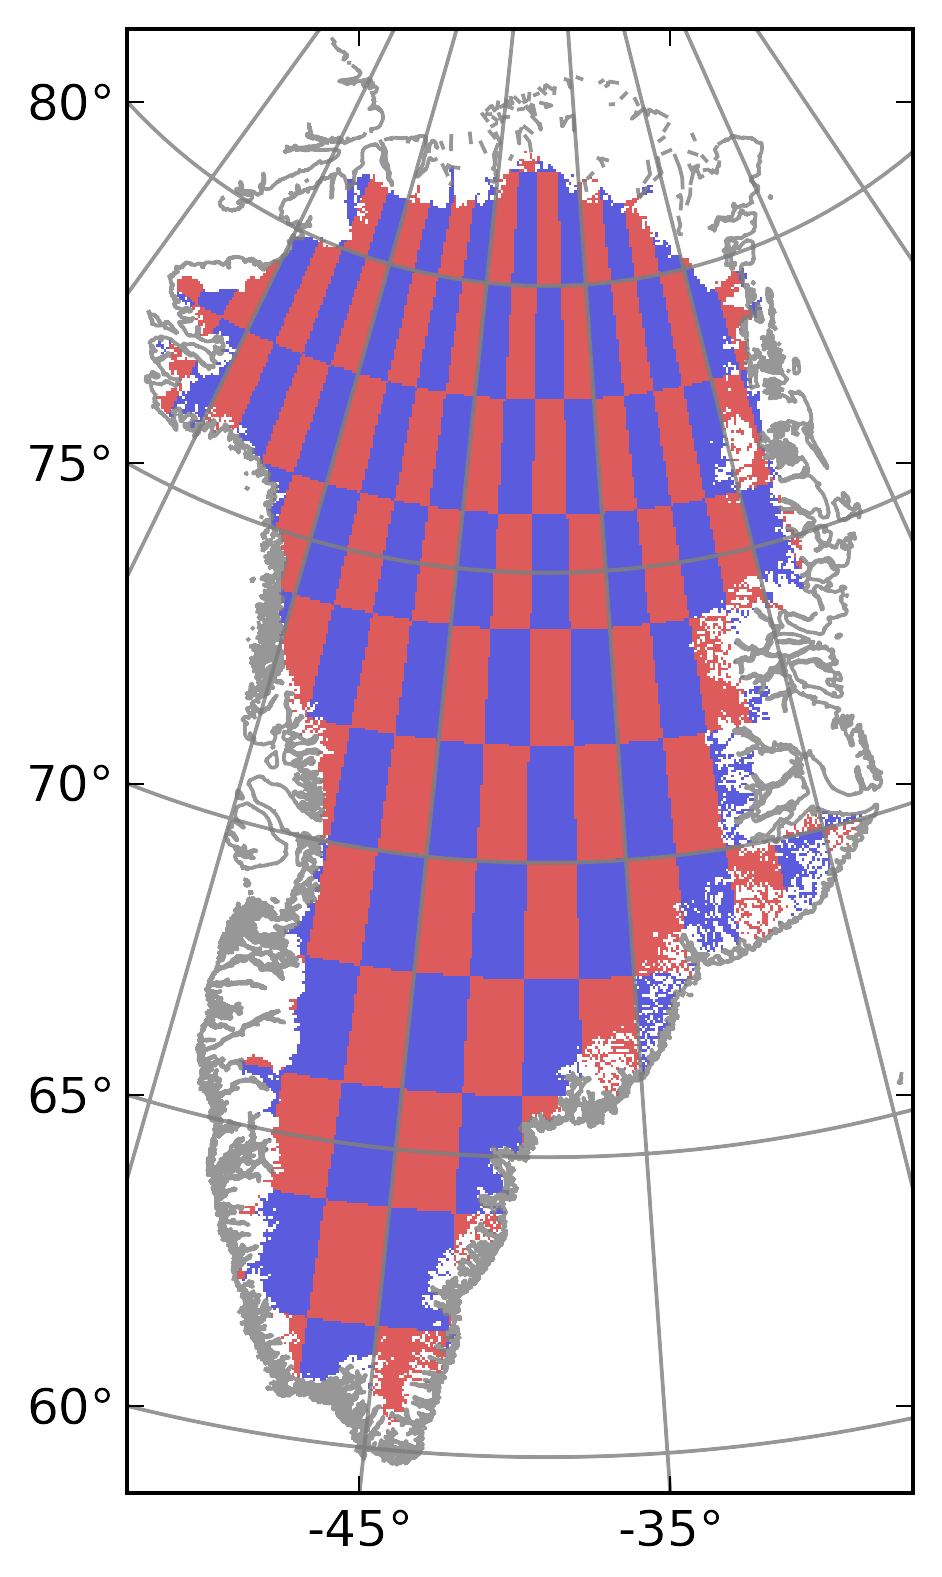

The Python source for this figure:
# Set up a sample function on the ice grid, upgrids to the GCM grid,
# and then plot it (rasterized) on the GCM grid

import matplotlib
import matplotlib.pyplot as plt
import numpy as np
import snowdrift
import netCDF4
import sys
import pyproj
import time
import os
import giss.io.noaa
import giss.maputil
import giss.plotutil
import figure

matplotlib.use('Agg')

# ------------------------------------------------------------------
# See: http://stackoverflow.com/questions/2216273/irregular-matplotlib-date-x-axis-labels

# Image plot
#Acceptable values are None, 'none', 'nearest', 'bilinear', 'bicubic', 'spline16', 'spline36', 'hanning', 'hamming', 'hermite', 'kaiser', 'quadric', 'catrom', 'gaussian', 'bessel', 'mitchell', 'sinc', 'lanczos'
def plot_image(ax, Z, extent) :
	Zt = Z.transpose()
	Zmasked = np.ma.array(Zt, mask=np.isnan(Zt))

	ret = ax.imshow(Zmasked, origin='lower',
		interpolation='nearest',
		extent=np.array([x0,x1,y0,y1]),
		cmap='bwr', alpha=.8)

# Contour plot
#	ret = ax.contour(Z.transpose(), interpolation='nearest', origin='lower')


	return ret

# ------------------------------------------------------------------

#overlap_fname = sys.argv[1]
overlap_fname = 'searise_ll_overlap-5.nc'

fig = plt.figure(figsize=(figure.X,figure.Y))	# Size of figure (inches)

figure.init_figure(overlap_fname)
from figure import *		# Bring in our global variables

lonb = np.array(overlap_nc.variables['grid1.lon_boundaries'])
latb = np.array(overlap_nc.variables['grid1.lat_boundaries'])
#lon0 = lonb[0]
#lon1 = lonb[-1]
#lat0 = latb[0]
#lat1 = latb[-1]
nlon = len(lonb)-1
nlat = len(latb)-1

print 'nlon=',nlon

raster_x = ice_nx
raster_y = ice_ny

# Open our searise data
searise_nc = netCDF4.Dataset(os.path.join(sys.path[0], 'data/searise/Greenland_5km_v1.1.nc'))

# ========= Get a simple low-res field (checkerboard)
ZG = np.zeros(n1)
val = -1
for lat in range(0,nlat) :
	for lon in range(0,nlon,2) :
		ZG[lat*nlon + lon] = val
		ZG[lat*nlon + lon + 1] = -val
	val = -val


# ========= Get the land mask
mask2 = get_landmask(searise_nc)

# ---- Make a simple field based on it
#ZH = np.ones(n2)
#ZH[mask2==0] = np.nan


# ============= Rasterize and Plot original field

ZG_r = np.zeros((raster_x, raster_y))
grid1 = snowdrift.Grid(overlap_fname, 'grid1')
rast1 = snowdrift.Rasterizer(grid1, x0,x1,raster_x, y0,y1,raster_y);
grid2 = snowdrift.Grid(overlap_fname, 'grid2')
rast2 = snowdrift.Rasterizer(grid2, x0,x1,raster_x, y0,y1,raster_y);
#snowdrift.rasterize(rast1, ZG, ZG_r)
snowdrift.rasterize_mask(rast1, rast2, ZG, mask2, ZG_r)

ax = fig.add_subplot(1,1,curplot)
curplot += 1
init_plot(ax, '', x0,x1,y0,y1)

cax2 = plot_image(ax, ZG_r, np.array([x0,x1,y0,y1]))
#fig.colorbar(cax2)
ax.plot(greenland_xy[0], greenland_xy[1], 'grey', alpha=.9)

#fig.savefig('gcm_grid.eps', format='eps')
#fig.savefig('gcm_grid.pdf', format='pdf')
basename = os.path.splitext(sys.argv[0])[0]
fig.savefig(basename + '.png', format='png', transparent=True, dpi=figure.DPI, bbox_inches='tight')


#plt.show()
